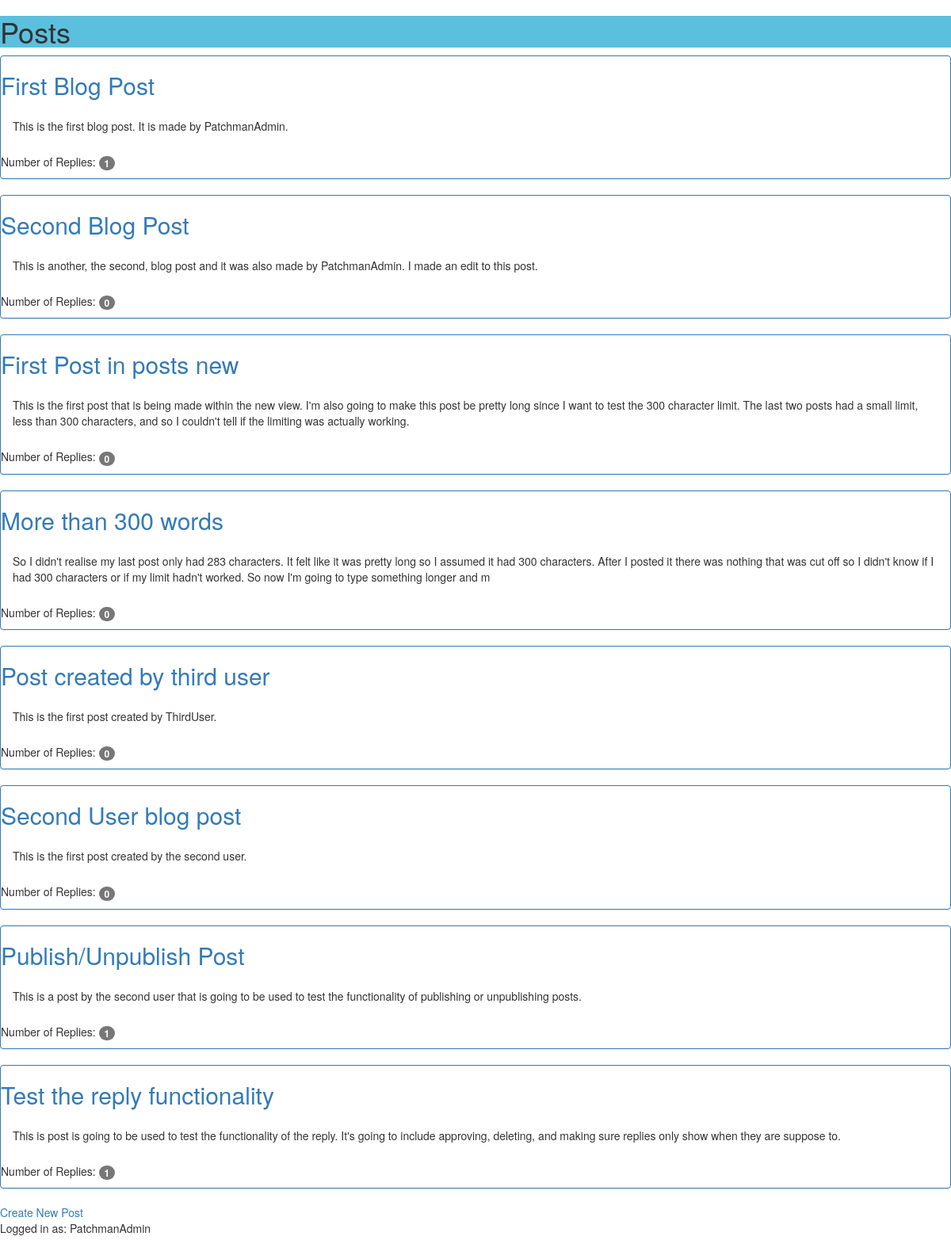
The app's page / (signed in) with its own data.
### blog/models.py (models this page shows, shortened)
class Post(models.Model):
    author = models.ForeignKey('auth.User')
    title = models.CharField(max_length=255)
    content = models.TextField()
    created_date = models.DateField(default=timezone.now)
    is_published = models.BooleanField(default=True)
    is_deleted = models.BooleanField(default=False)
    class Meta:
        ordering=['-created_date']
    @property
    def approved_replies(self):
        return self.replies.filter(approved_reply=True)

### blog/views.py (the view)
# urls.py: 2. Add a URL to urlpatterns:  url(r'^$', views.home, name='home')
def home(request):
    posts = Post.objects.filter(is_published=True, is_deleted=False).order_by('created_date')
    return render(request, 'home.html', {'posts': posts})

### blog/templates/home.html
{% extends 'base.html' %}
{% block content %}
    <h1 class="'label label-info">Posts</h1>
    {% for post in posts %}
        <div class="panel panel-primary">
            <h2><a href="{% url 'post_detail' pk=post.pk %}">{{ post.title }}</a></h2>
            <p class="panel-body">{{ post.content| slice:":300" }}</p>
            <p>Number of Replies:  <span class="badge">{{ post.approved_replies.count }}</span></p>
        </div>
    {% endfor %}
    {% if user.is_authenticated %}
        <a href="{% url 'post_new' %}">Create New Post</a>
        <p>Logged in as: {{ user.get_username }}</p>
    {% endif %}
{% endblock %}

### records on screen
Post: title "First Blog Post", content "This is the first blog post. It is made by PatchmanAdmin.", approved_replies.count "1"
Post: title "Second Blog Post", content "This is another, the second, blog post and it was also made by PatchmanAdmin. I made an edit to this post.", approved_replies.count "0"
Post: title "First Post in posts new", content "This is the first post that is being made within the new view. I'm also going to make this post be pretty long since I want to test the 300 character limit. The last two posts had a small limit, less than 300 characters, and so I couldn't tell if the limiting was actually working.", approved_replies.count "0"
Post: title "More than 300 words", content "So I didn't realise my last post only had 283 characters. It felt like it was pretty long so I assumed it had 300 characters. After I posted it there was nothing that was cut off so I didn't know if I had 300 characters or if my limit hadn't worked. So now I'm going to type something longer and m", approved_replies.count "0"
Post: title "Post created by third user", content "This is the first post created by ThirdUser.", approved_replies.count "0"
Post: title "Second User blog post", content "This is the first post created by the second user.", approved_replies.count "0"
Post: title "Publish/Unpublish Post", content "This is a post by the second user that is going to be used to test the functionality of publishing or unpublishing posts.", approved_replies.count "1"
Post: title "Test the reply functionality", content "This is post is going to be used to test the functionality of the reply. It's going to include approving, deleting, and making sure replies only show when they are suppose to.", approved_replies.count "1"

### other values on screen
{{ user.get_username }} "PatchmanAdmin"
